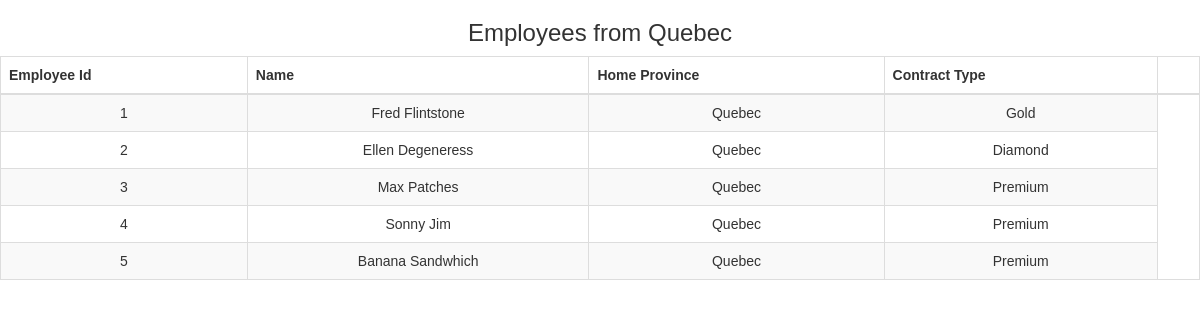
The page /Reports/quebec_employees.php on the database its author committed.
### tables this page shows
CREATE TABLE IF NOT EXISTS Employee(
  id INT UNSIGNED AUTO_INCREMENT,
  name VARCHAR(30) NOT NULL,
  employee_plan_id INT UNSIGNED,
	user_id INT UNSIGNED,
	contract_type INT UNSIGNED,
	home_province VARCHAR(30),
	PRIMARY KEY(id),
	FOREIGN KEY(contract_type) REFERENCES Contract_type(id),
  FOREIGN KEY (user_id) REFERENCES Account(id),
  FOREIGN KEY(employee_plan_id) REFERENCES Employee_plan(id)
);

CREATE TABLE IF NOT EXISTS Contract_type(
    id INT(6) UNSIGNED AUTO_INCREMENT, 
    name VARCHAR(30) NOT NULL,
    PRIMARY KEY(id)
    );

### Reports/quebec_employees.php (the view, shortened to what this page needs)
<?php
require_once '../config.php';
?>
<!DOCTYPE html>
<html lang="en">
<head>
    <link rel="stylesheet" href="https://maxcdn.bootstrapcdn.com/bootstrap/3.3.7/css/bootstrap.css">
</head>
<body>
<h3>Employees from Quebec</h3>
<div>
    <table class='table table-bordered table-striped'>
        <thead>
        <tr>
            <th>Employee Id</th>
            <th>Name</th>
            <th>Home Province</th>
            <th>Contract Type</th>
            <th></th>
        </tr>
        </thead>
        <tbody>
<?php
    $sql = "SELECT Employee.id AS emp_id, Employee.name AS emp_name, Employee.home_province AS prov,
            Contract_type.name AS con_type  FROM Employee INNER JOIN Contract_type ON
             Employee.contract_type = Contract_type.id WHERE home_province LIKE ?";
    if($stmt = mysqli_prepare($conn, $sql)) {
        mysqli_stmt_bind_param($stmt, "s", $param1);
        if(mysqli_stmt_execute($stmt)) {
            $result = mysqli_stmt_get_result($stmt);
            if(mysqli_num_rows($result) > 0) {
                while($row = mysqli_fetch_array($result)){
                    echo "<tr>";
                    echo "<td>" . $row['emp_id'] . "</td>";
                    echo "<td>" . $row['emp_name'] . "</td>";
                    echo "<td>" . $row['prov'] . "</td>";
                    echo "<td>" . $row['con_type'] . "</td>";
                    echo "</tr>";
                }
            }
        }
    } else {
        echo "SQL stmt not prepared";
    }
    ?>
        </tbody>
    </table>
</body>
</html>

### Reports/quebec_employees.php (style rules this page uses)
body { font: 14px sans-serif; text-align: center; }

### rows shown on the page
employee: id "1", name "Fred Flintstone", home_province "Quebec", contract_type.name "Gold"
employee: id "2", name "Ellen Degeneress", home_province "Quebec", contract_type.name "Diamond"
employee: id "3", name "Max Patches", home_province "Quebec", contract_type.name "Premium"
employee: id "4", name "Sonny Jim", home_province "Quebec", contract_type.name "Premium"
employee: id "5", name "Banana Sandwhich", home_province "Quebec", contract_type.name "Premium"
